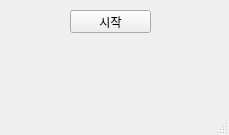
<?xml version="1.0" encoding="UTF-8"?>
<ui version="4.0">
 <class>MainWindow</class>
 <widget class="QMainWindow" name="MainWindow">
  <property name="geometry">
   <rect>
    <x>0</x>
    <y>0</y>
    <width>229</width>
    <height>135</height>
   </rect>
  </property>
  <property name="windowTitle">
   <string>MainWindow</string>
  </property>
  <widget class="QWidget" name="centralwidget">
   <widget class="QPushButton" name="btn_start">
    <property name="geometry">
     <rect>
      <x>70</x>
      <y>10</y>
      <width>81</width>
      <height>23</height>
     </rect>
    </property>
    <property name="text">
     <string>시작</string>
    </property>
   </widget>
  </widget>
  <widget class="QMenuBar" name="menubar">
   <property name="geometry">
    <rect>
     <x>0</x>
     <y>0</y>
     <width>229</width>
     <height>21</height>
    </rect>
   </property>
  </widget>
  <widget class="QStatusBar" name="statusbar"/>
 </widget>
 <resources/>
 <connections/>
</ui>
